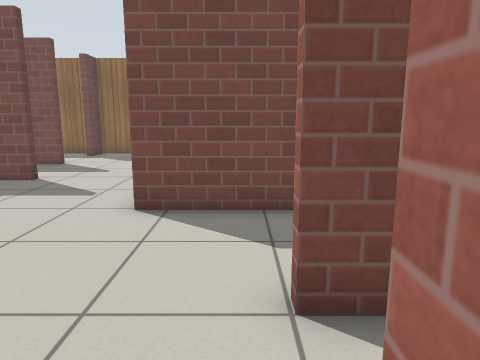
view 1 (above)

16 first-person views from a walk through a Gazebo world. The camera is 0.92 m above the floor, tilts 10° down and sees 70° across. The floor is counted in squares, 0.5 m on a side. Each view is taken from the middle of a square. On the plan, view 1 faces up. The plan holds only what a view shows up to about 17 squares ahead; the rest is blank. Gazebo's built-in surfaces are drawn with simple patterns.

view 2
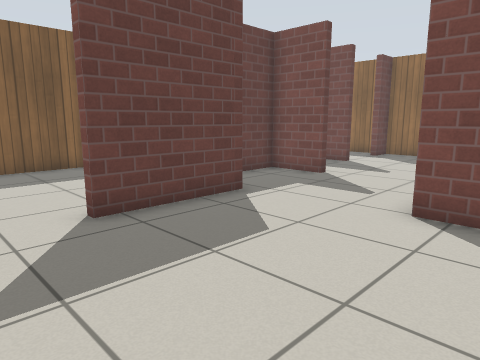

view 3
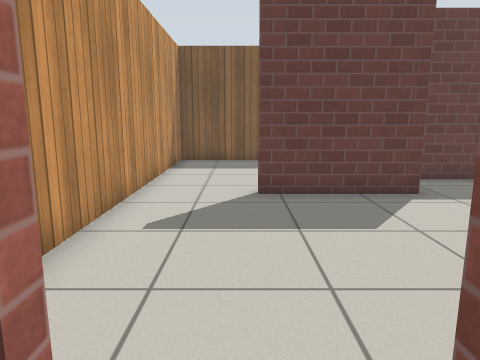

view 4
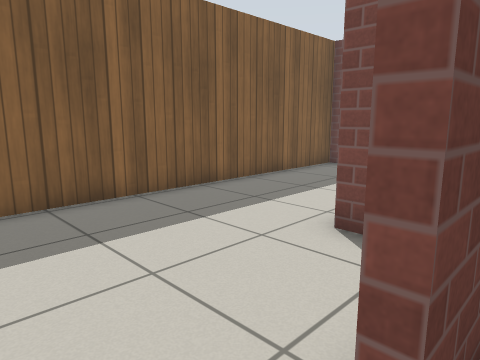

view 5
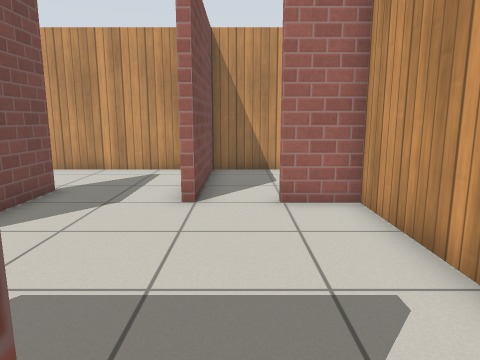

view 6
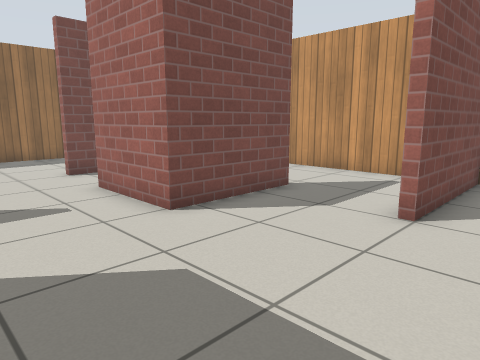

view 7
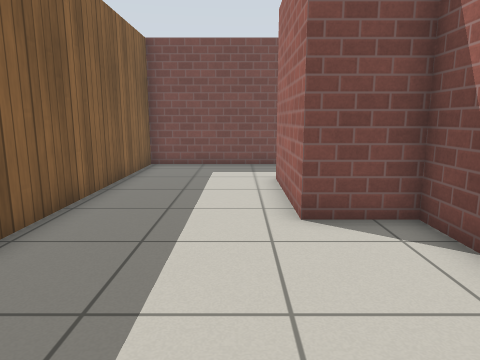

view 8
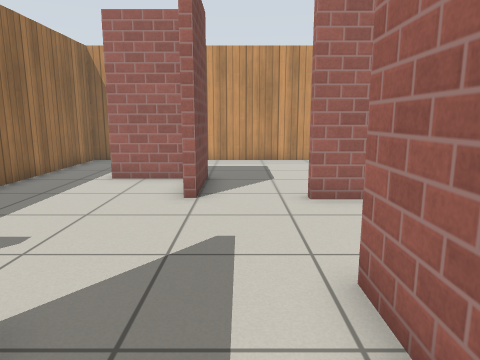

view 9
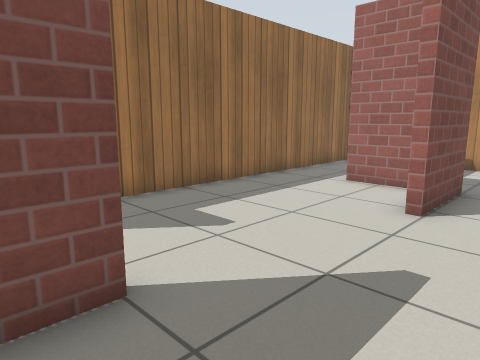

view 10
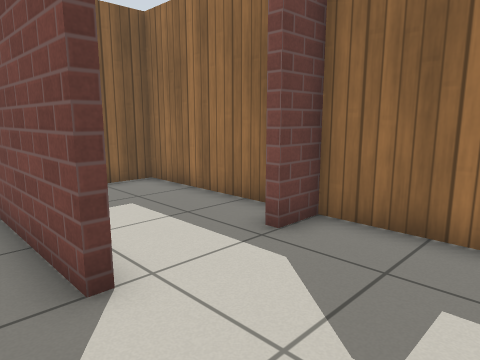

view 11
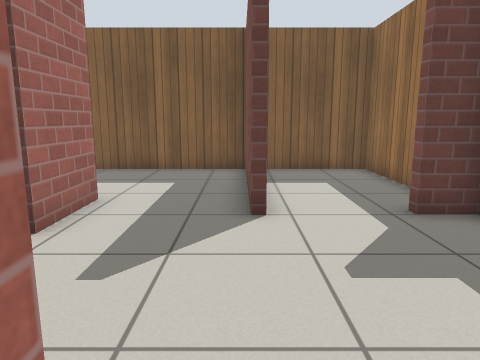

view 12
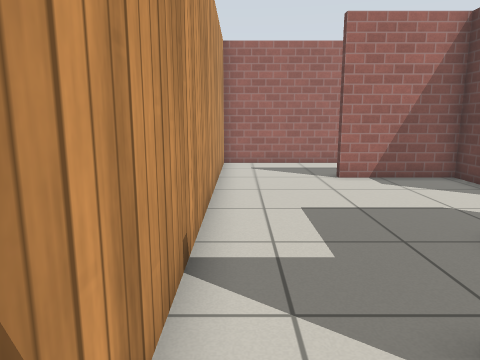

view 13
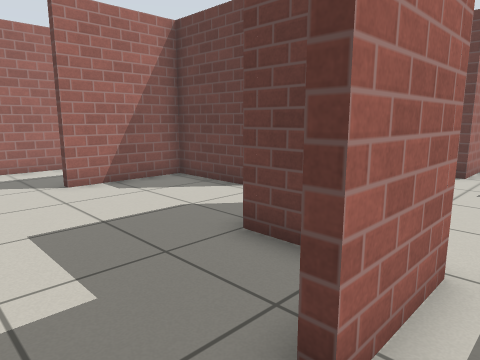

view 14
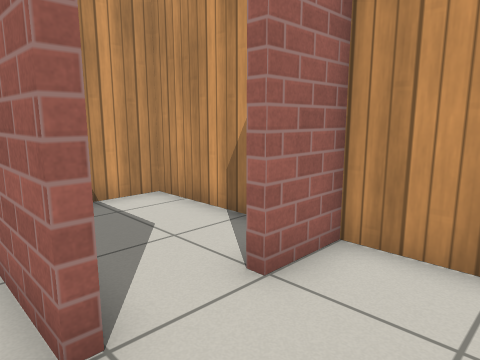

view 15
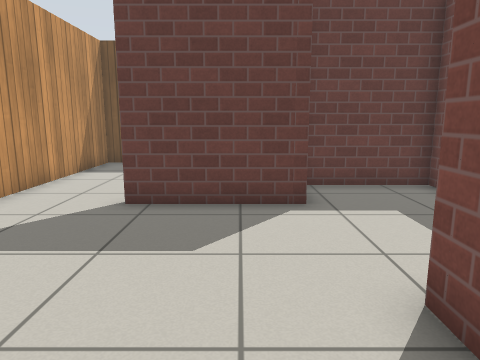

view 16
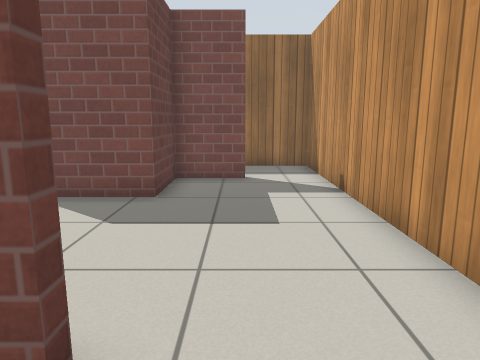

### Floor plan
Points are (right, up) in squares from view 1. A wall is a line through its corners. A room is listed if a view was taken in it or the views show most of it. See-through windows are left out.
Room 1 (views 1, 2, 4, 6, 14, 15)
walls: (-6.4, 6.5) (-6.4, 2.5); (0.5, 3.3) (1.5, 3.3); (1.8, 6.9) (-2.2, 6.9) (-2.2, 10.4); (-6.4, 10.7) (-6.4, 10.4) (-8.6, 10.4) (-8.6, 6.9); (-6.5, -0.7) (0.5, -0.7) (0.5, 1.1)
ways out: opening at (1, 2) to room 2; opening at (-6, 1) to room 3; opening at (-4.5, 10) to room 4; opening at (1, 5) to room 5
Room 2 (view 3)
walls: (2.5, -0.7) (5.7, -0.7) (5.7, 3) (0.5, 3)
ways out: opening at (1, 2) to room 1
Room 3 (views 5, 7, 8, 9)
walls: (-6.7, 4.5) (-6.7, 6.2) (-8.9, 6.2) (-8.9, 10.7) (-7.4, 10.7); (-6.4, 2.5) (-6.7, 2.5); (-7.5, 14.2) (-13.7, 14.2) (-13.7, -0.7) (-6.5, -0.7)
ways out: opening at (-6, 1) to room 1; opening at (-8.5, 12) to room 4
Room 4 (views 10, 11, 12, 13)
walls: (-9.2, 14.5) (-7.5, 14.5) (-7.5, 14.2); (-8.9, 18.7) (-13.7, 18.7) (-13.7, 15); (-7.4, 10.7) (-6.4, 10.7); (0.5, 13.8) (0.5, 16) (3.2, 16); (5.7, 16.5) (5.7, 18.7) (-7.5, 18.7) (-7.5, 17.4)
ways out: opening at (-4.5, 10) to room 1; opening at (-8.5, 12) to room 3; opening at (-2, 11.5) to room 6; opening at (4.5, 16) to room 6
Room 5 (view 16)
walls: (1.8, 7.2) (1.8, 6.9); (1.5, 3.3) (5.8, 3.3); (5.7, 3.6) (5.7, 7.6)
ways out: opening at (1, 5) to room 1; opening at (3.5, 7) to room 6
Room 6 (no view inside)
walls: (-1.9, 10.4) (-1.9, 7.2) (1.8, 7.2); (5.7, 7.6) (5.7, 16.5); (3.2, 16) (3.2, 15.7) (1, 15.7) (1, 13) (-2.1, 13)
ways out: opening at (-2, 11.5) to room 4; opening at (4.5, 16) to room 4; opening at (3.5, 7) to room 5

Positions as (right, up) in squares from view 1, and headings:
1: (0, 0), facing up
2: (0, 0), facing up-left
3: (2, 2), facing left
4: (-6, 1), facing up-left
5: (-7, 2), facing right
6: (-6, 1), facing up-right
7: (-10, 0), facing up
8: (-10, 12), facing right
9: (-9, 11), facing up-right
10: (-4, 13), facing up-left
11: (-1, 14), facing left
12: (5, 18), facing down
13: (5, 17), facing down-left
14: (-2, 4), facing down-right
15: (1, 5), facing left
16: (3, 5), facing up
